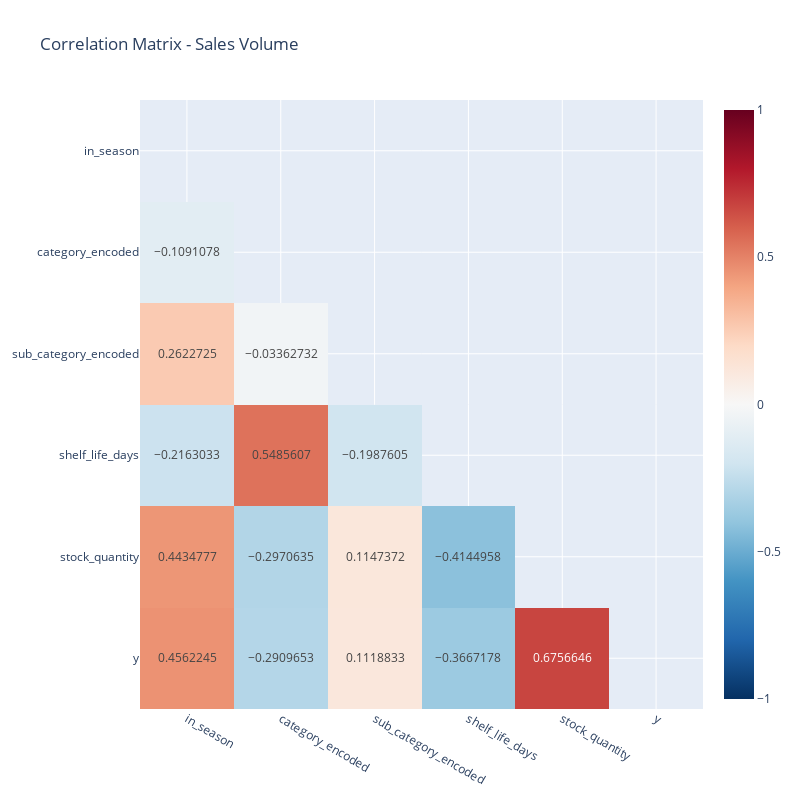

The notebook cell this image was saved under:
### Code cell
# Hide the top half of the matrix to avoid repeating values
mask = np.tril(np.ones(correlation_matrix.shape), k=-1)
masked_corr = correlation_matrix.where(mask == 1)

# Create a heatmap visualization of the correlation matrix
fig_corr = px.imshow(masked_corr,
                    title='Correlation Matrix - Sales Volume',
                    color_continuous_scale='RdBu_r',  # Red-Blue reversed color scale
                    aspect="auto",                   # Automatic aspect ratio
                    text_auto=True,                 # Display correlation values on cells
                    zmin=-1, zmax=1)                 # Fix color scale from -1 to +1

# Adjust the figure dimensions
fig_corr.update_layout(width=800, height=800)

# Display the interactive heatmap
fig_corr.show()

### Figure 1 — Plotly figure (JSON) as saved in the notebook; plotly's stock layout.template omitted (floating-point values rounded to 4 significant figures)
{"data": [{"coloraxis": "coloraxis", "hovertemplate": "x: %{x}<br>y: %{y}<br>color: %{z}<extra></extra>", "name": "0", "texttemplate": "%{z}", "type": "heatmap", "x": ["in_season", "category_encoded", "sub_category_encoded", "shelf_life_days", "stock_quantity", "y"], "xaxis": "x", "y": ["in_season", "category_encoded", "sub_category_encoded", "shelf_life_days", "stock_quantity", "y"], "yaxis": "y", "z": [[null, null, null, null, null, null], [-0.1091, null, null, null, null, null], [0.2623, -0.03363, null, null, null, null], [-0.2163, 0.5486, -0.1988, null, null, null], [0.4435, -0.2971, 0.1147, -0.4145, null, null], [0.4562, -0.291, 0.1119, -0.3667, 0.6757, null]]}], "layout": {"coloraxis": {"cmax": 1, "cmin": -1, "colorscale": [[0, "rgb(5,48,97)"], [0.1, "rgb(33,102,172)"], [0.2, "rgb(67,147,195)"], [0.3, "rgb(146,197,222)"], [0.4, "rgb(209,229,240)"], [0.5, "rgb(247,247,247)"], [0.6, "rgb(253,219,199)"], [0.7, "rgb(244,165,130)"], [0.8, "rgb(214,96,77)"], [0.9, "rgb(178,24,43)"], [1, "rgb(103,0,31)"]]}, "height": 800, "title": {"text": "Correlation Matrix - Sales Volume"}, "width": 800, "xaxis": {"anchor": "y", "domain": [0, 1]}, "yaxis": {"anchor": "x", "autorange": "reversed", "domain": [0, 1]}}}
